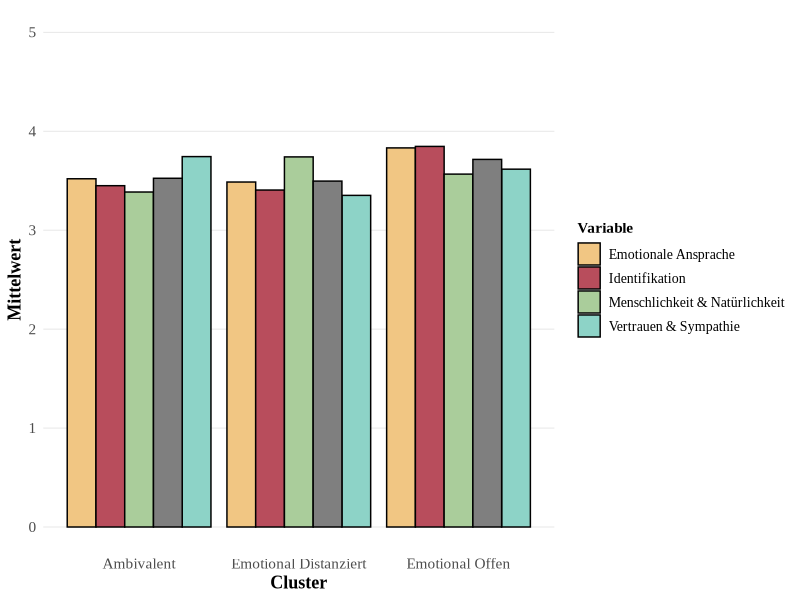
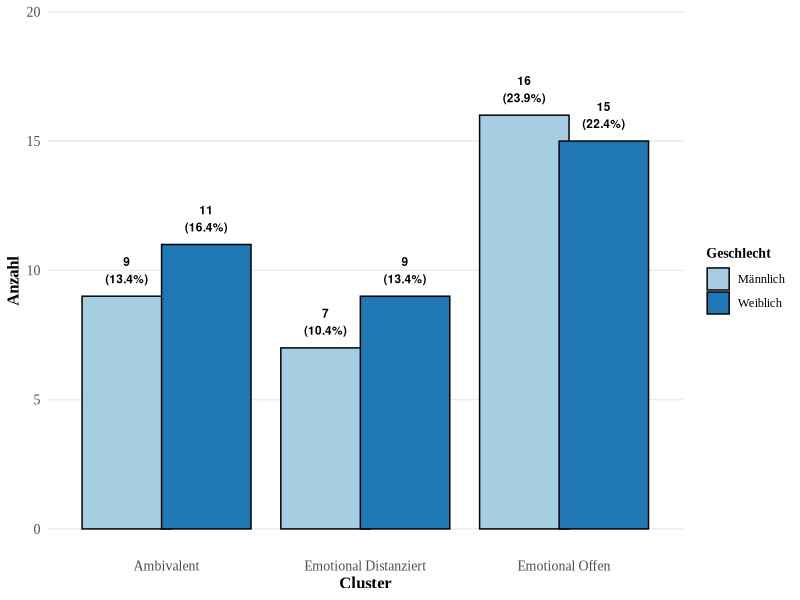
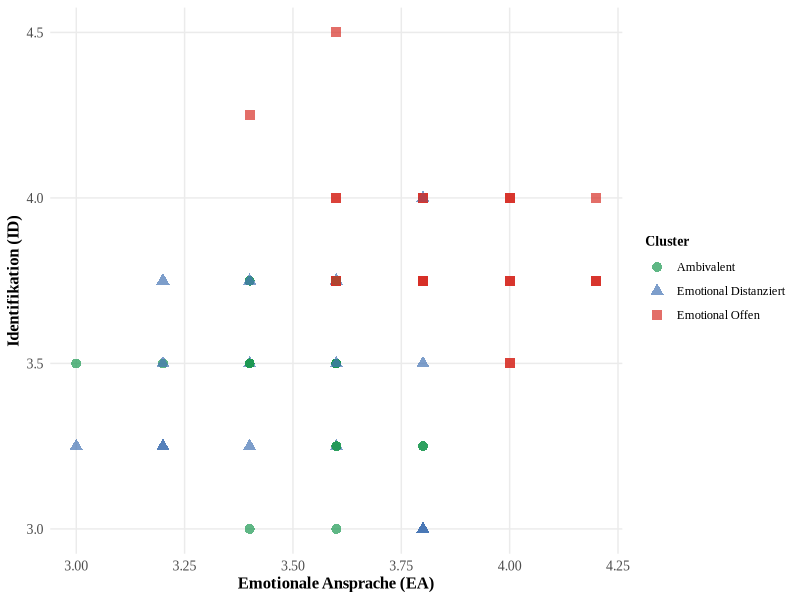
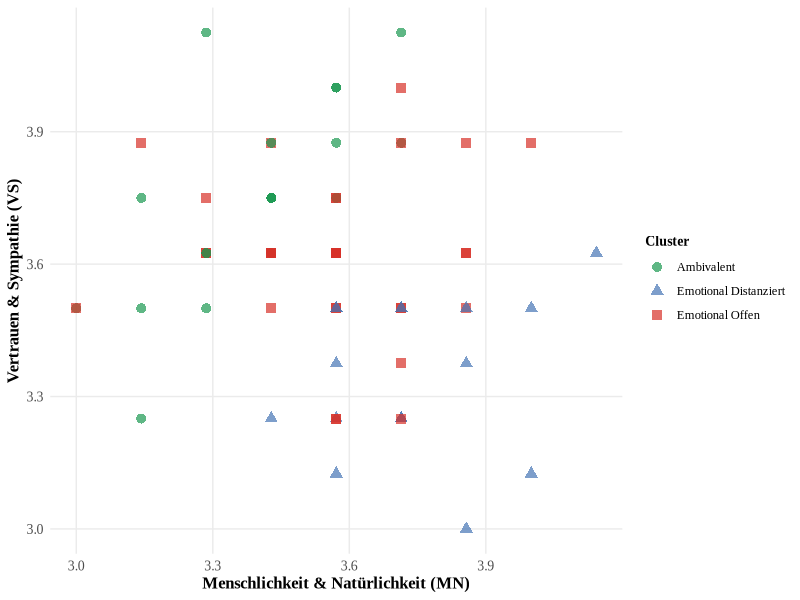
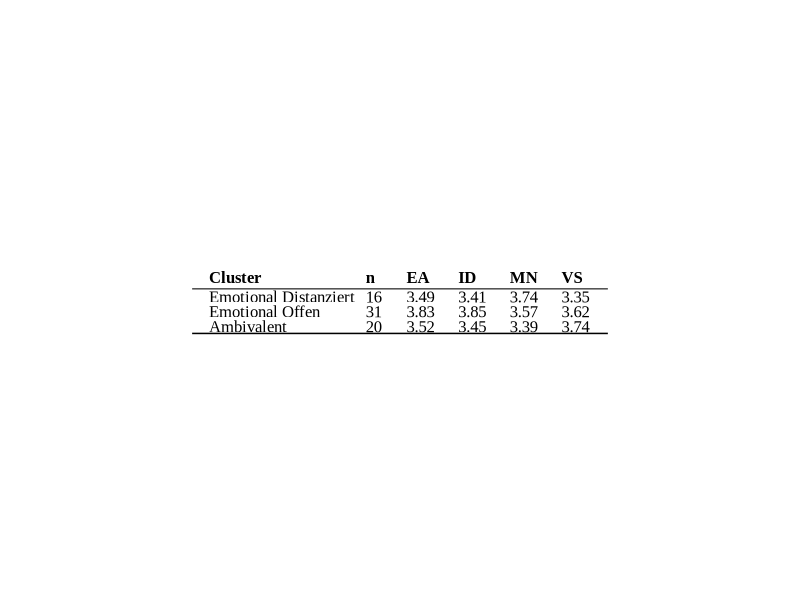

Here is the R script that generated these plots, in order:
# ================================================================================
# MENSCHLICHE CLUSTERANALYSE - AMBIVALENT, EMOTIONAL OFFEN, EMOTIONAL DISTANZIERT
# ================================================================================

# Load required libraries
library(dplyr)
library(ggplot2)
library(tidyr)
library(gridExtra)
library(grid)
library(gtable)
library(cluster)
library(RColorBrewer)
library(reshape2)

# ================================================================================
# DATEN LADEN UND VORBEREITEN
# ================================================================================

# Load real data from CSV
cat("Lade echte Daten aus Bereinigte Daten von WhatsApp Business.csv...\n")
data <- read.delim("organized/data/Bereinigte Daten von WhatsApp Business.csv", 
                   fileEncoding = "UTF-16LE", stringsAsFactors = FALSE)

# Filter for valid cases only (FINISHED = 1) and human condition only (AB01 = 2)
human_data <- data[data$FINISHED == 1 & data$AB01 == 2, ]
cat("Menschliche Daten gefiltert für FINISHED = 1 und AB01 = 2\n")
cat("Anzahl gültige menschliche Fälle:", nrow(human_data), "\n")

# Calculate composite scores for human data
mn_cols <- c("MN01_01", "MN01_02", "MN01_03", "MN01_04", "MN01_05", "MN01_06", "MN01_07")
vs_cols <- c("VS01_01", "VS01_02", "VS01_03", "VS01_04", "VS01_05", "VS01_06", "VS01_07", "VS01_08")
ea_cols <- c("EA01_01", "EA01_02", "EA01_03", "EA01_04", "EA01_05")
id_cols <- c("ID01_01", "ID01_02", "ID01_03", "ID01_04")

# Create composite scores
human_data$VS <- rowMeans(human_data[, vs_cols], na.rm = TRUE)
human_data$MN <- rowMeans(human_data[, mn_cols], na.rm = TRUE)
human_data$ID <- rowMeans(human_data[, id_cols], na.rm = TRUE)
human_data$EA <- rowMeans(human_data[, ea_cols], na.rm = TRUE)

# Remove rows with missing values
human_data <- human_data[complete.cases(human_data[, c("VS", "MN", "ID", "EA")]), ]

# Add gender variable from SO02 (Geschlecht)
human_data$gender <- human_data$SO02

# ================================================================================
# MENSCHLICHE CLUSTERANALYSE
# ================================================================================

cat("\n================================================================================\n")
cat("MENSCHLICHE CLUSTERANALYSE\n")
cat("================================================================================\n")

# Prepare data for clustering - use the composite scores we calculated
cluster_vars <- c("EA", "ID", "MN", "VS")
human_cluster_data <- human_data[, cluster_vars]

# Standardize variables
human_cluster_data_scaled <- scale(human_cluster_data)

# Perform k-means clustering for 3 clusters
set.seed(123)
human_kmeans_result <- kmeans(human_cluster_data_scaled, centers = 3, nstart = 25)

# Add cluster assignments to human data
human_data$cluster_assigned <- human_kmeans_result$cluster

# Calculate cluster means
human_cluster_means <- human_data %>%
  group_by(cluster_assigned) %>%
  summarise(
    n = n(),
    EA_mean = round(mean(EA), 3),
    ID_mean = round(mean(ID), 3),
    MN_mean = round(mean(MN), 3),
    VS_mean = round(mean(VS), 3)
  ) %>%
  ungroup()

# Dynamically assign cluster labels based on actual values (logical approach)
# Calculate overall mean for each cluster
human_cluster_means$overall_mean <- (human_cluster_means$EA_mean + human_cluster_means$ID_mean + 
                                     human_cluster_means$MN_mean + human_cluster_means$VS_mean) / 4

# Sort clusters by overall mean (highest to lowest)
cluster_ranking <- order(human_cluster_means$overall_mean, decreasing = TRUE)

# Assign labels based on ranking
human_cluster_means$cluster_label <- case_when(
  human_cluster_means$cluster_assigned == cluster_ranking[1] ~ "Emotional Offen",      # Highest values
  human_cluster_means$cluster_assigned == cluster_ranking[2] ~ "Ambivalent",           # Medium values
  human_cluster_means$cluster_assigned == cluster_ranking[3] ~ "Emotional Distanziert" # Lowest values
)

# Add cluster labels to main human data
human_data <- human_data %>%
  left_join(human_cluster_means %>% select(cluster_assigned, cluster_label), by = "cluster_assigned")

cat("\nCluster-Größen:\n")
print(table(human_data$cluster_label))

cat("\nCluster-Mittelwerte:\n")
print(human_cluster_means)

# ================================================================================
# GESCHLECHT PRO CLUSTER
# ================================================================================

# Calculate gender distribution per cluster
human_gender_cluster <- human_data %>%
  group_by(cluster_label, gender) %>%
  summarise(count = n(), .groups = 'drop') %>%
  mutate(
    gender_label = ifelse(gender == 1, "Männlich", "Weiblich"),
    percentage = round(count / sum(count) * 100, 1)
  )

cat("\nGeschlechterverteilung pro Cluster:\n")
print(human_gender_cluster)

# ================================================================================
# VISUALISIERUNGEN
# ================================================================================

# Prepare data for bar plot
human_means_long <- human_cluster_means %>%
  select(-n) %>%
  gather(key = "Variable", value = "Mean", -cluster_assigned, -cluster_label) %>%
  mutate(
    Variable_label = case_when(
      Variable == "EA_mean" ~ "Emotionale\nAnsprache",
      Variable == "ID_mean" ~ "Identifikation",
      Variable == "MN_mean" ~ "Menschlichkeit &\nNatürlichkeit",
      Variable == "VS_mean" ~ "Vertrauen &\nSympathie"
    )
  )

# Create bar plot with better spacing - keep gaps between groups
p_human_bar <- ggplot(human_means_long, aes(x = cluster_label, y = Mean, fill = Variable)) +
  geom_bar(stat = "identity", position = position_dodge(width = 0.9), 
           color = "black", linewidth = 0.5) +
  scale_fill_manual(values = c("EA_mean" = "#f1c683", 
                               "ID_mean" = "#b84d5c", 
                               "MN_mean" = "#aacd9b",
                               "VS_mean" = "#8dd3c7"),
                    labels = c("EA_mean" = "Emotionale Ansprache",
                              "ID_mean" = "Identifikation",
                              "MN_mean" = "Menschlichkeit & Natürlichkeit",
                              "VS_mean" = "Vertrauen & Sympathie")) +
  labs(x = "Cluster",
       y = "Mittelwert",
       fill = "Variable") +
  theme_minimal() +
  theme(
    text = element_text(family = "Times New Roman"),
    axis.text = element_text(size = 11),
    axis.title = element_text(size = 13, face = "bold"),
    plot.title = element_text(size = 15, face = "bold", hjust = 0.5),
    legend.title = element_text(size = 11, face = "bold"),
    legend.text = element_text(size = 10),
    panel.grid.major.x = element_blank(),
    panel.grid.minor = element_blank(),
    panel.grid.major.y = element_line(color = "gray90", linewidth = 0.3),
    plot.background = element_rect(fill = "white", color = NA),
    panel.background = element_rect(fill = "white", color = NA)
  ) +
  ylim(0, 5)

# Save bar plot
ggsave("organized/images/clustering/human_specific_barplot.png", p_human_bar, 
       width = 12, height = 8, dpi = 300, bg = "white")

# Create gender distribution plot
p_human_gender <- ggplot(human_gender_cluster, aes(x = cluster_label, y = count, fill = gender_label)) +
  geom_bar(stat = "identity", position = position_dodge(width = 0.8),
           color = "black", linewidth = 0.5) +
  geom_text(aes(label = paste0(count, "\n(", percentage, "%)")),
            position = position_dodge(width = 0.8),
            vjust = -0.5, size = 3, fontface = "bold") +
  scale_fill_brewer(palette = "Paired") +
  labs(x = "Cluster",
       y = "Anzahl",
       fill = "Geschlecht") +
  theme_minimal() +
  theme(
    text = element_text(family = "Times New Roman"),
    axis.text = element_text(size = 10),
    axis.title = element_text(size = 12, face = "bold"),
    plot.title = element_text(size = 14, face = "bold", hjust = 0.5),
    legend.title = element_text(size = 10, face = "bold"),
    legend.text = element_text(size = 9),
    panel.grid.major.x = element_blank(),
    panel.grid.minor = element_blank(),
    plot.background = element_rect(fill = "white", color = NA),
    panel.background = element_rect(fill = "white", color = NA)
  ) +
  ylim(0, max(human_gender_cluster$count) * 1.2)

# Save gender plot
ggsave("organized/images/clustering/human_gender_distribution.png", p_human_gender, 
       width = 10, height = 8, dpi = 300, bg = "white")

# ================================================================================
# SCATTER PLOT ERSTELLEN
# ================================================================================

# Create scatter plot with EA vs ID
p_human_scatter <- ggplot(human_data, aes(x = EA, y = ID, color = cluster_label, shape = cluster_label)) +
  geom_point(size = 3, alpha = 0.7) +
  scale_color_manual(values = c("Emotional Offen" = "#d73027", 
                                "Ambivalent" = "#1a9850", 
                                "Emotional Distanziert" = "#4575b4"),
                     labels = c("Emotional Offen" = "Emotional Offen",
                               "Ambivalent" = "Ambivalent",
                               "Emotional Distanziert" = "Emotional Distanziert")) +
  scale_shape_manual(values = c(16, 17, 15),
                     labels = c("Emotional Offen" = "Emotional Offen",
                               "Ambivalent" = "Ambivalent",
                               "Emotional Distanziert" = "Emotional Distanziert")) +
  labs(x = "Emotionale Ansprache (EA)",
       y = "Identifikation (ID)",
       color = "Cluster",
       shape = "Cluster") +
  theme_minimal() +
  theme(
    text = element_text(family = "Times New Roman"),
    axis.text = element_text(size = 10),
    axis.title = element_text(size = 12, face = "bold"),
    plot.title = element_text(size = 14, face = "bold", hjust = 0.5),
    legend.title = element_text(size = 10, face = "bold"),
    legend.text = element_text(size = 9),
    panel.grid.minor = element_blank(),
    plot.background = element_rect(fill = "white", color = NA),
    panel.background = element_rect(fill = "white", color = NA)
  )

# Save scatter plot
ggsave("organized/images/clustering/human_specific_scatter.png", p_human_scatter, 
       width = 10, height = 8, dpi = 300, bg = "white")

# Create additional scatter plot with MN vs VS
p_human_scatter2 <- ggplot(human_data, aes(x = MN, y = VS, color = cluster_label, shape = cluster_label)) +
  geom_point(size = 3, alpha = 0.7) +
  scale_color_manual(values = c("Emotional Offen" = "#d73027", 
                                "Ambivalent" = "#1a9850", 
                                "Emotional Distanziert" = "#4575b4"),
                     labels = c("Emotional Offen" = "Emotional Offen",
                               "Ambivalent" = "Ambivalent",
                               "Emotional Distanziert" = "Emotional Distanziert")) +
  scale_shape_manual(values = c(16, 17, 15),
                     labels = c("Emotional Offen" = "Emotional Offen",
                               "Ambivalent" = "Ambivalent",
                               "Emotional Distanziert" = "Emotional Distanziert")) +
  labs(x = "Menschlichkeit & Natürlichkeit (MN)",
       y = "Vertrauen & Sympathie (VS)",
       color = "Cluster",
       shape = "Cluster") +
  theme_minimal() +
  theme(
    text = element_text(family = "Times New Roman"),
    axis.text = element_text(size = 10),
    axis.title = element_text(size = 12, face = "bold"),
    plot.title = element_text(size = 14, face = "bold", hjust = 0.5),
    legend.title = element_text(size = 10, face = "bold"),
    legend.text = element_text(size = 9),
    panel.grid.minor = element_blank(),
    plot.background = element_rect(fill = "white", color = NA),
    panel.background = element_rect(fill = "white", color = NA)
  )

# Save second scatter plot
ggsave("organized/images/clustering/human_specific_scatter_mn_vs.png", p_human_scatter2, 
       width = 10, height = 8, dpi = 300, bg = "white")

# ================================================================================
# APA-TABELLE ERSTELLEN
# ================================================================================

# Create APA-style human cluster table
human_apa_table <- data.frame(
  Cluster = human_cluster_means$cluster_label,
  n = human_cluster_means$n,
  EA = sprintf("%.2f", human_cluster_means$EA_mean),
  ID = sprintf("%.2f", human_cluster_means$ID_mean),
  MN = sprintf("%.2f", human_cluster_means$MN_mean),
  VS = sprintf("%.2f", human_cluster_means$VS_mean)
)

# Create APA-style table with proper borders and left alignment
human_apa_grob <- tableGrob(
  human_apa_table,
  rows = NULL,
  theme = ttheme_default(
    base_family = "Times New Roman",
    base_size = 12,
    core = list(
      fg_params = list(hjust = 0, x = 0.1),
      bg_params = list(fill = NA),
      padding = unit(c(6, 1), "mm")
    ),
    colhead = list(
      fg_params = list(fontface = "bold", hjust = 0, x = 0.1),
      bg_params = list(fill = NA),
      padding = unit(c(2, 1), "mm")
    ),
    rowhead = list(
      fg_params = list(hjust = 0, x = 0.1),
      bg_params = list(fill = NA),
      padding = unit(c(6, 1), "mm")
    )
  )
)

# Add borders to match demographic correlations style
human_apa_grob <- gtable_add_grob(
  human_apa_grob,
  grobs = segmentsGrob(
    x0 = unit(0, "npc"),
    y0 = unit(0, "npc"),
    x1 = unit(1, "npc"),
    y1 = unit(0, "npc"),
    gp = gpar(lwd = 2)
  ),
  t = 1, b = 1, l = 1, r = ncol(human_apa_table)
)

# Adjust header height to prevent cutoff
human_apa_grob$heights[1] <- unit(6, "mm")

# Add bottom border - make it more visible
human_apa_grob <- gtable_add_grob(
  human_apa_grob,
  grobs = segmentsGrob(
    x0 = unit(0, "npc"),
    y0 = unit(0, "npc"),
    x1 = unit(1, "npc"),
    y1 = unit(0, "npc"),
    gp = gpar(lwd = 3, col = "black")
  ),
  t = nrow(human_apa_table) + 1, b = nrow(human_apa_table) + 1, l = 1, r = ncol(human_apa_table)
)

# Save APA table with minimal whitespace and no note
png("organized/images/clustering/human_specific_apa.png", width = 1200, height = 250, res = 300, bg = "white")

# Draw table directly
grid.newpage()
grid.draw(human_apa_grob)

dev.off()

# ================================================================================
# ERGEBNISSE AUSGEBEN
# ================================================================================

cat("\n================================================================================\n")
cat("MENSCHLICHE CLUSTERANALYSE ERSTELLT:\n")
cat("================================================================================\n")
cat("• human_specific_barplot.png (Balkendiagramm menschliche Cluster)\n")
cat("• human_specific_scatter.png (Scatter Plot EA vs ID)\n")
cat("• human_specific_scatter_mn_vs.png (Scatter Plot MN vs VS)\n")
cat("• human_gender_distribution.png (Geschlechterverteilung)\n")
cat("• human_specific_apa.png (APA-Tabelle menschliche Cluster)\n")
cat("• Menschliche Fälle analysiert:", nrow(human_data), "\n")
cat("• Abbrüche ausgeschlossen (FINISHED = 0)\n")
cat("• Nur menschliche Bedingung (AB01 = 1)\n")
cat("• Variablen: EA, ID, MN, VS\n")
cat("================================================================================\n") 